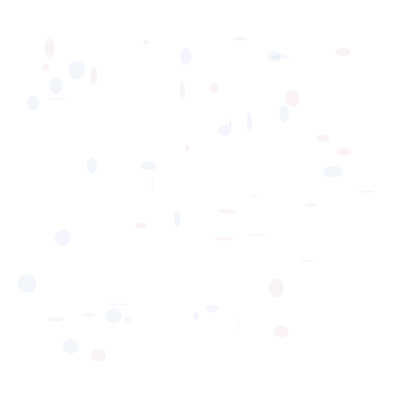
Frame 1 (no input)
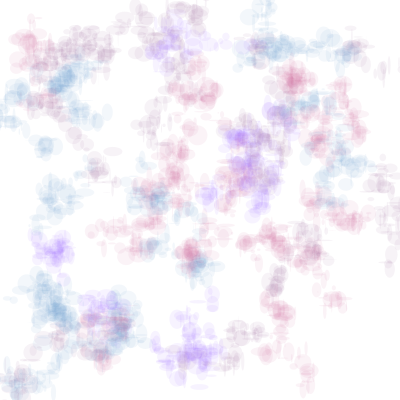
Frame 60 (the mouse pressed at the canvas centre just before this capture)
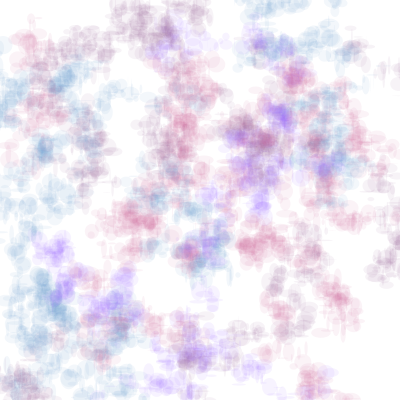
Frame 120 (the mouse held since frame 60 and released just before this capture)

The Processing sketch that drew these frames (run headless with seeded random() and noise(); from frame 60 on, the mouse is pressed at the canvas centre):

// Processing sketch: processing_21628
// ── processing_21628.pde

int num=50;
 
obj[] myobj = new obj[num];
color[] myColors = new color[5];
 
void setup(){
  size(400,400);
  smooth();
  background(255);
 myColors[0] = color(150,100,150,20);
 myColors[1] = color(100,150,200,20);
 myColors[2] = color(200,100,150,20);
 myColors[3] = color(150,100,255,20);
 for(int x=0;x<myobj.length;x++){
   myobj[x]= new obj(20);
 }
}
 
void draw() {
 
 
  for(int x=0; x < myobj.length; x++) {
    myobj[x].update();
    myobj[x].draw();
  }
}
 
 
class obj {
 
  float xpos = random(30,width-30);
  float ypos = random(30,height-30);
 float rot ;
 
  color c = myColors[floor(random(0,4))];
 
  obj(float rot_) {
    rot = rot_;
  }
   
  void update() {
    xpos=xpos+random(-10,10);
    ypos=ypos+random(-10,10);
  }
 
  void draw() {
    noStroke();
    fill(c);
    ellipse(xpos,ypos,random(20),random(20));
  }
}
